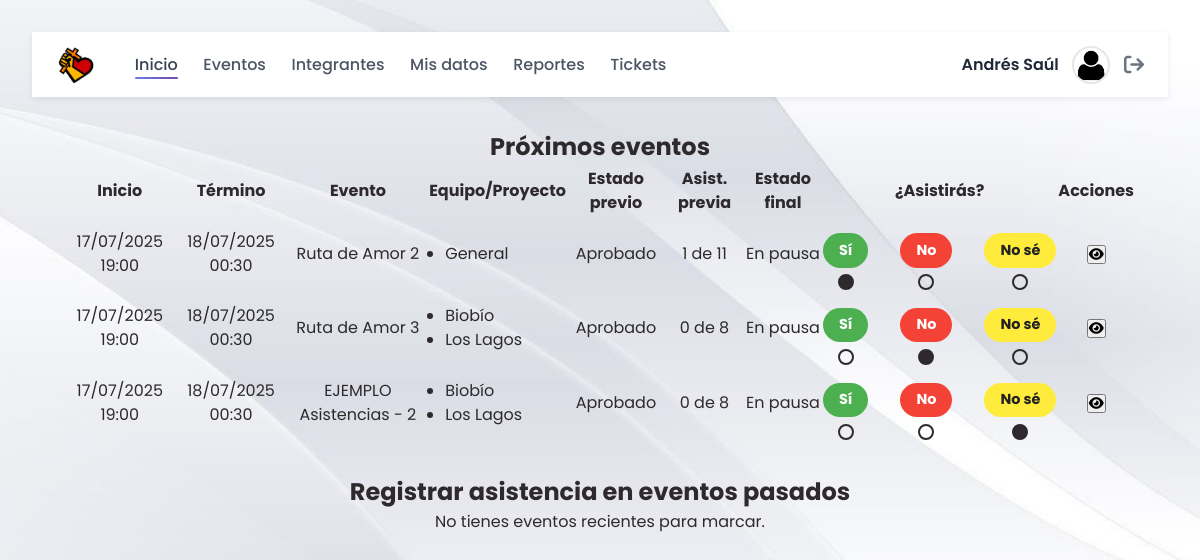
Before: /home.php (signed in) with the older database file.
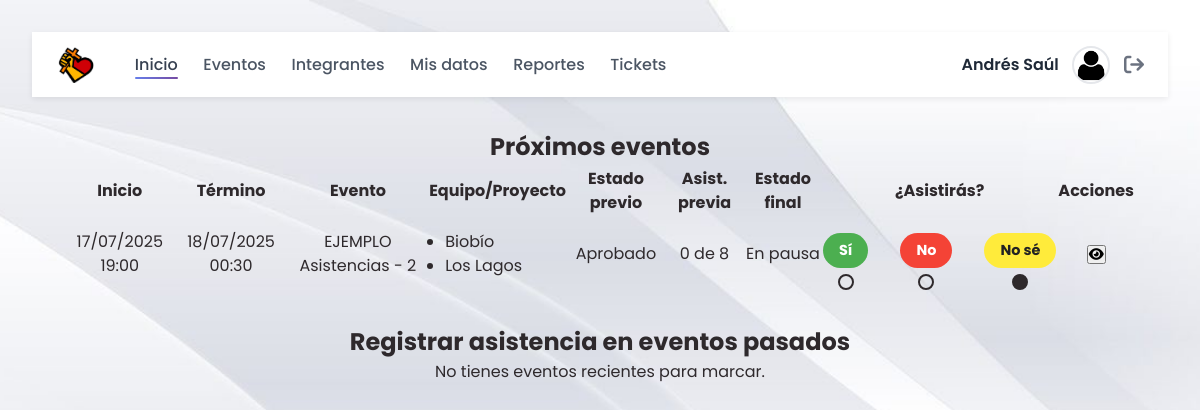
After: the same page with the newer database file.
### tables this page shows
CREATE TABLE `usuarios` (
  `id_usuario` int(11) NOT NULL,
  `nombres` varchar(60) NOT NULL,
  `apellido_paterno` varchar(30) NOT NULL,
  `apellido_materno` varchar(30) DEFAULT NULL,
  `foto_perfil` varchar(255) DEFAULT NULL,
  `fecha_nacimiento` date DEFAULT NULL,
  `rut_dni` varchar(13) NOT NULL,
  `id_pais` int(11) NOT NULL,
  `id_region_estado` int(11) DEFAULT NULL,
  `id_ciudad_comuna` int(11) DEFAULT NULL,
  `direccion` varchar(255) DEFAULT NULL,
  `iglesia_ministerio` varchar(255) DEFAULT NULL,
  `profesion_oficio_estudio` varchar(255) DEFAULT NULL,
  `password` varchar(255) DEFAULT NULL,
  `fecha_registro` date NOT NULL,
  `ultima_actualizacion` timestamp NULL DEFAULT NULL
);

CREATE TABLE `eventos` (
  `id_evento` int(11) NOT NULL,
  `nombre_evento` varchar(100) NOT NULL,
  `lugar` varchar(100) DEFAULT NULL,
  `descripcion` text DEFAULT NULL,
  `observacion` text DEFAULT NULL,
  `id_estado_previo` int(11) DEFAULT NULL,
  `id_estado_final` int(11) DEFAULT NULL,
  `id_tipo` int(11) DEFAULT NULL,
  `encargado` int(11) DEFAULT NULL,
  `es_general` tinyint(1) DEFAULT 0,
  `boleteria_activa` tinyint(1) DEFAULT NULL COMMENT '1 = boletería habilitada; 0/NULL = deshabilitada',
  `fecha_hora_inicio` timestamp NULL DEFAULT NULL,
  `fecha_hora_termino` timestamp NULL DEFAULT NULL
);

CREATE TABLE `estados_previos_eventos` (
  `id_estado_previo` int(11) NOT NULL,
  `nombre_estado_previo` varchar(20) NOT NULL
);

CREATE TABLE `estados_finales_eventos` (
  `id_estado_final` int(11) NOT NULL,
  `nombre_estado_final` varchar(20) NOT NULL
);

### lib_auth.php (called while the page is built, shortened)
<?php
function user_is_lider_nac(PDO $pdo,int $uid): bool {
    $q = $pdo->prepare(
        "SELECT 1 FROM integrantes_equipos_proyectos
         WHERE id_usuario=? AND id_equipo_proyecto=1 LIMIT 1");
    $q->execute([$uid]);
    return (bool)$q->fetchColumn();
}
function user_can_use_reports(PDO $pdo,int $uid): bool {
    return user_is_lider_nac($pdo,$uid) || user_is_privileged($pdo,$uid);
}

### home.php (the view, shortened to what this page needs)
<?php
require 'conexion.php';
$id_usuario = $_SESSION['id_usuario'];
$stmtTeams = $pdo->prepare("
  SELECT id_equipo_proyecto
    FROM integrantes_equipos_proyectos
   WHERE id_usuario = ?
");
$stmtTeams->execute([$id_usuario]);
$userTeamIds = $stmtTeams->fetchAll(PDO::FETCH_COLUMN);
$placeholders = implode(',', array_fill(0, count($userTeamIds), '?'));
$stmtUp = $pdo->prepare($sqlUp);
$stmtUp->execute($userTeamIds);
$upcomingEvents = $stmtUp->fetchAll(PDO::FETCH_ASSOC);
?>
<!DOCTYPE html>
<html lang="es">
<head>
  <link rel="stylesheet" href="styles/main.css">
  <link rel="stylesheet" href="https://cdnjs.cloudflare.com/ajax/libs/font-awesome/6.4.0/css/all.min.css">
</head>
<body>
  <?php require_once 'navegador.php'; ?>
  <main style="padding:2rem">
    <section id="upcoming-attendance" style="margin-bottom:2rem">
      <h2>Próximos eventos</h2>
      <?php if (empty($upcomingEvents)): ?>
        <p>No tienes próximos eventos.</p>
      <?php else: ?>
        <div class="table-responsive">
          <table>
            <thead>
              <tr>
                <th>Inicio</th><th>Término</th><th>Evento</th>
                <th>Equipo/Proyecto</th><th>Estado previo</th>
                <th>Asist. previa</th><th>Estado final</th>
                <th>¿Asistirás?</th><th>Acciones</th>
              </tr>
            </thead>
            <tbody>
              <?php
                $dias = [
                  '0'=>'Domingo','1'=>'Lunes','2'=>'Martes','3'=>'Miércoles',
                  '4'=>'Jueves','5'=>'Viernes','6'=>'Sábado'
                ];
              ?>
              <?php foreach ($upcomingEvents as $ev):
                $fi_raw = $ev['fecha_hora_inicio'] ?? null;
                $fi = $fi_raw
                  ? date('d/m/Y H:i', strtotime($fi_raw))
                  : '—';
                $ft_raw = $ev['fecha_hora_termino'] ?? null;
                $ft = $ft_raw
                  ? date('d/m/Y H:i', strtotime($ft_raw))
                  : '—';
                $nombre   = htmlspecialchars($ev['nombre_evento'] ?? '', ENT_QUOTES);
                $lugar    = htmlspecialchars($ev['lugar']          ?? '', ENT_QUOTES);
                $desc     = htmlspecialchars($ev['descripcion']    ?? '', ENT_QUOTES);
                $obs      = htmlspecialchars($ev['observacion']    ?? '', ENT_QUOTES);
                $previo   = htmlspecialchars($ev['nombre_estado_previo'] ?? '', ENT_QUOTES);
                $final    = htmlspecialchars($ev['nombre_estado_final']  ?? '', ENT_QUOTES);
                $cnt_pres = (int)($ev['cnt_presente']      ?? 0);
                $cnt_tot  = (int)($ev['total_integrantes'] ?? 0);
                $rawTeams = $ev['equipos'] ?? '';
                $teams    = array_filter(array_map('trim', explode(',', $rawTeams)));
                $stmtA = $pdo->prepare("
                  SELECT id_estado_previo_asistencia
                    FROM asistencias
                   WHERE id_usuario = ?
                     AND id_evento  = ?
                ");
                $stmtA->execute([$id_usuario, $ev['id_evento']]);
                $current = (int)$stmtA->fetchColumn();
              ?>
              <tr>
                <td><?= $fi ?></td>
                <td><?= $ft ?></td>
                <td><?= $nombre ?></td>
                <td>
                  <ul class="equipos-list">
                    <?php if (empty($teams)): ?>
                      <li>General</li>
                    <?php else: ?>
                      <?php foreach ($teams as $t): ?>
                        <li><?= htmlspecialchars($t, ENT_QUOTES) ?></li>
                      <?php endforeach; ?>
                    <?php endif; ?>
                  </ul>
                </td>
                <td><?= $previo ?></td>
                <td><?= "{$cnt_pres} de {$cnt_tot}" ?></td>
                <td><?= $final ?></td>
                <td>
                  <div class="attendance-options" data-event-id="<?= $ev['id_evento'] ?>">
                    <?php
                      $labels = [1=>'Sí', 2=>'No', 3=>'No sé'];
                      for ($i=1; $i<=3; $i++):
                        $sel = $current === $i ? 'selected' : '';
                    ?>
                      <label class="att-item att-<?= $i ?> <?= $sel ?>">
                        <span class="pill"><?= $labels[$i] ?></span>
                        <span class="circle"></span>
                      </label>
                    <?php endfor; ?>
                  </div>
                </td>
                <td class="actions">
                  <?php
                    $fi_lbl = $dias[date('w', strtotime($fi_raw))] . ' ' . date('d', strtotime($fi_raw)) . ' | ' . date('H.i', strtotime($fi_raw)) . ' horas';
                    $ft_lbl = $dias[date('w', strtotime($ft_raw))] . ' ' . date('d', strtotime($ft_raw)) . ' | ' . date('H.i', strtotime($ft_raw)) . ' horas';
                  ?>
                  <button
                    class="action-btn detail-btn"
                    title="Ver detalles"
                    data-fi="<?= $fi_lbl ?>"
                    data-ft="<?= $ft_lbl ?>"
                    data-nombre="<?= $nombre ?>"
                    data-lugar="<?= $lugar ?>"
                    data-descripcion="<?= $desc ?>"
                    data-equipos="<?= htmlspecialchars($rawTeams ?: 'General', ENT_QUOTES) ?>"
                    data-previo="<?= $previo ?>"
                    data-asist="<?= "{$cnt_pres} de {$cnt_tot}" ?>"
                    data-encargado="<?= htmlspecialchars($ev['encargado_nombre_completo'] ?? '', ENT_QUOTES) ?>"
                    data-tipo="<?= htmlspecialchars($ev['nombre_tipo'] ?? '', ENT_QUOTES) ?>"
                    data-observacion="<?= $obs ?>"
                    data-can-see-observacion="<?= $ev['show_observacion'] ? '1':'0' ?>"
                    data-final="<?= $final ?>"
                  ><i class="fas fa-eye"></i></button>
                </td>
              </tr>
              <?php endforeach; ?>
            </tbody>
          </table>
        </div>
      <?php endif; ?>
    </section>
    <?php
      $placeholders = implode(',', array_fill(0, count($userTeamIds), '?'));
      $sqlPast = "
        SELECT
          e.id_evento,
          e.nombre_evento,
          e.lugar,
          e.fecha_hora_inicio,
          e.fecha_hora_termino,
          CASE
            WHEN e.es_general = 1 THEN 'General'
            ELSE GROUP_CONCAT(DISTINCT epj.nombre_equipo_proyecto SEPARATOR ', ')
          END AS equipos
        FROM eventos e
        LEFT JOIN equipos_proyectos_eventos AS user_epe
          ON e.id_evento = user_epe.id_evento
        AND user_epe.id_equipo_proyecto IN ($placeholders)
        LEFT JOIN equipos_proyectos_eventos AS all_epe
          ON e.id_evento = all_epe.id_evento
        LEFT JOIN equipos_proyectos AS epj
          ON all_epe.id_equipo_proyecto = epj.id_equipo_proyecto
        WHERE
          e.fecha_hora_inicio   <= NOW()                           -- ya empezó
          AND e.fecha_hora_termino >= DATE_SUB(NOW(), INTERVAL 1 DAY) -- no terminó hace más de 24 h
          AND e.id_estado_previo   = 1
          AND e.id_estado_final   NOT IN (5,6)
          AND (
            user_epe.id_equipo_proyecto IS NOT NULL
            OR e.es_general = 1
          )
        GROUP BY e.id_evento
        ORDER BY e.fecha_hora_termino DESC
      ";
      $stmtPast = $pdo->prepare($sqlPast);
      $stmtPast->execute($userTeamIds);
      $pastEvents = $stmtPast->fetchAll(PDO::FETCH_ASSOC);
    ?>
    <section id="past-attendance" style="margin-bottom:2rem">
      <h2>Registrar asistencia en eventos pasados</h2>
      <?php if (empty($pastEvents)): ?>
        <p>No tienes eventos recientes para marcar.</p>
      <?php endif; ?>
    </section>
  </main>
</body>
</html>

### navegador.php (shortened to what this page needs)
<?php
require_once __DIR__.'/lib_auth.php';
$uid = (int)$_SESSION['id_usuario'];
$stmt = $pdo->prepare("
    SELECT nombres, foto_perfil
      FROM usuarios
     WHERE id_usuario = :id
     LIMIT 1");
$stmt->execute([':id' => $uid]);
$user = $stmt->fetch(PDO::FETCH_ASSOC) ?: ['nombres'=>'','foto_perfil'=>''];
$fotoNav = trim((string)($user['foto_perfil'] ?? '')) ?: 'uploads/fotos/default.png';
$curr = basename(parse_url($_SERVER['REQUEST_URI'], PHP_URL_PATH));
?>
<link rel="stylesheet"
      href="https://cdnjs.cloudflare.com/ajax/libs/font-awesome/6.5.0/css/all.min.css">
<nav>
  <div class="menu">
    <a class="logo" href="home.php">
      <img src="images/LogoEC.png" alt="Logo Evangelio Creativo">
    </a>
    <a href="home.php"           <?= $curr==='home.php'            ? 'class="active"' : '' ?>>Inicio</a>
    <a href="eventos.php"        <?= $curr==='eventos.php'         ? 'class="active"' : '' ?>>Eventos</a>
    <a href="integrantes.php"    <?= $curr==='integrantes.php'     ? 'class="active"' : '' ?>>Integrantes</a>
    <a href="ver_mis_datos.php"  <?= $curr==='ver_mis_datos.php'   ? 'class="active"' : '' ?>>Mis datos</a>
    <?php if (user_can_use_reports($pdo,$uid)): ?>
      <a href="reportes.php"    <?= $curr==='reportes.php'        ? 'class="active"' : '' ?>>Reportes</a>
    <?php endif; ?>
    <a href="tickets.php"        <?= in_array($curr,['tickets.php','ticket_detalle.php']) ? 'class="active"' : '' ?>>Tickets</a>
  </div>
  <div class="perfil">
    <span id="nombre-usuario"><?= htmlspecialchars($user['nombres']) ?></span>
    <img id="foto-perfil-nav"
         src="<?= htmlspecialchars($fotoNav) ?>"
         alt="Foto de <?= htmlspecialchars($user['nombres']) ?>">
    <a href="#" id="logout" title="Cerrar sesión">
      <i class="fa-solid fa-arrow-right-from-bracket"></i>
    </a>
  </div>
</nav>

### styles/main.css (style rules this page uses)
:root { --color-fondo: #fcf4ef; --color-header: #333; --color-texto: #fff; --color-enlace: #FF5733; --color-enlace-hover: #FF4500; --color-boton: #4CAF50; --color-boton-hover: #45a049; --color-titulo: #FF5733; --color-subtitulo: #FF4500; }
body { font-family: Arial, sans-serif; margin: 0; padding: 0; }
main { padding: 0px; text-align: center; }

### home.php (style rules this page uses)
body { font-family: sans-serif; background: #f6f6f6; margin: 0; padding: 2rem; }
.attendance-options { display: flex; gap: 2rem; justify-content: center; margin-top: 1rem; }
.att-item { display: flex; flex-direction: column; align-items: center; cursor: pointer; }
.att-item .pill { padding: .4rem 1rem; border-radius: 9999px; color: #fff; font-weight: bold; margin-bottom: .4rem; font-size: .9rem; white-space: nowrap; }
.att-1 .pill { background: #4CAF50; }
.att-2 .pill { background: #F44336; }
.att-3 .pill { background: #FFEB3B; color: #222; }
.att-item .circle { width: 16px; height: 16px; border: 2px solid currentColor; border-radius: 50%; box-sizing: border-box; }
.att-item.selected .circle { background: currentColor; }
.equipos-list { margin: 0; padding-left: 1rem; list-style: disc outside; text-align: left; }

### navegador.php (style rules this page uses)
body { font-family:"Poppins", system-ui, -apple-system, "Segoe UI", Roboto, sans-serif; }
:root { --negro: #2e292c; --naranjo: #ff3600; --amarillo: #fee920; --rojo: #d60000; --blanco: #e1e5ea; --bg-main: var(--blanco); --bg-card: #ffffff; --bg-sidebar: var(--negro); --bg-modal: #ffffff; --text-main: var(--negro); --text-muted: #6d7280; --primary: var(--naranjo); --primary-dark:#c13600; --warning: var(--amarillo); --danger: var(--rojo); --radius:12px; --shadow:0 6px 24px rgba(0,0,0,.08); --transition:.2s ease; --nav-h:72px; --nav-bg : #ffffff; --nav-text : #4b5563; --nav-text-hov : #374151; --nav-accent : #667eea; --nav-accent-2 : #764ba2; }
*,*::before,*::after { box-sizing:border-box;margin:0;padding:0; }
html { scroll-behavior:smooth; }
body { font:400 16px/1.5 "Poppins",sans-serif; position:relative; color:var(--text-main); margin:0; min-height:100vh; }
body::before { content:""; position:fixed; inset:0; z-index:-1; background:url("images/Fondo-blanco.jpeg") center/cover no-repeat; transform: rotate(90deg) translateY(-100%); transform-origin:top left; width:100vh; height:100vw; }
nav { position:sticky; top:0; z-index:1000; display:flex; justify-content:space-between; align-items:center; padding:.85rem 1.5rem; background:var(--nav-bg); box-shadow:0 2px 6px rgba(0,0,0,.08); font:500 16px/1 "Poppins",system-ui,sans-serif; }
nav .menu { display:flex; align-items:center; gap:1.6rem; }
nav .menu a { display:inline-flex; align-items:center; }
nav .menu a { text-decoration:none; color:var(--nav-text); font-weight:500; position:relative; transition:color .22s; }
nav .menu a::after { content:''; position:absolute; left:0; bottom:-6px; width:0; height:2px; border-radius:2px; background:linear-gradient(90deg,var(--nav-accent),var(--nav-accent-2)); transition:width .25s; }
.perfil { display:flex; align-items:center; gap:.85rem; }
.perfil span { font-weight:600; color:#1f2937; }
.perfil img { width:38px; height:38px; object-fit:cover; border-radius:50%; border:2px solid #e5e7eb; }
#logout { display:flex; align-items:center; justify-content:center; font-size:1.25rem; color:#6b7280; text-decoration:none; transition:color .2s, transform .2s; }
nav .logo { display:flex; align-items:center; margin-right:.8rem; }
nav .logo img { height:36px; transition:transform .45s ease, filter .45s ease; transform-origin:center; }
nav .menu a.active { color:var(--nav-text-hov); }
nav .menu a.active::after { width:100%; }

Changed rows visible on the page:
removed eventos: fecha_hora_inicio "17/07/2025 19:00", fecha_hora_termino "18/07/2025 00:30", nombre_evento "Ruta de Amor 2", shows "General", id_estado_previo.nombre_estado_previo "Aprobado", cnt_pres "1", cnt_tot "11", id_estado_final.nombre_estado_final "En pausa", i "Sí", i "No", i "No sé"
removed eventos: fecha_hora_inicio "17/07/2025 19:00", fecha_hora_termino "18/07/2025 00:30", nombre_evento "Ruta de Amor 3", t "Biobío", t "Los Lagos", id_estado_previo.nombre_estado_previo "Aprobado", cnt_pres "0", cnt_tot "8", id_estado_final.nombre_estado_final "En pausa", i "Sí", i "No", i "No sé"
